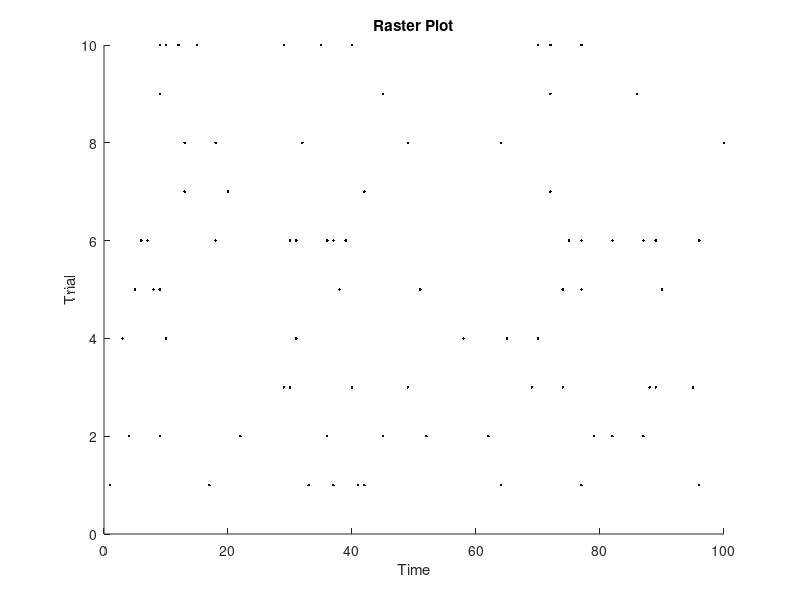

Write MATLAB code to recreate this figure.
% Example data (10 trials, random spikes)
data = rand(10, 100) > 0.9;

figure; % Create a new figure
hold on; % Hold the plot so that subsequent lines are added to the same figure

% Loop through the trials
for trial = 1:size(data, 1)
    spike_times = find(data(trial, :)); % Find the spike times
    y = trial * ones(size(spike_times)); % Create a y value for this trial
    plot(spike_times, y, 'k.'); % Plot the spikes
end

xlabel('Time');
ylabel('Trial');
title('Raster Plot');
